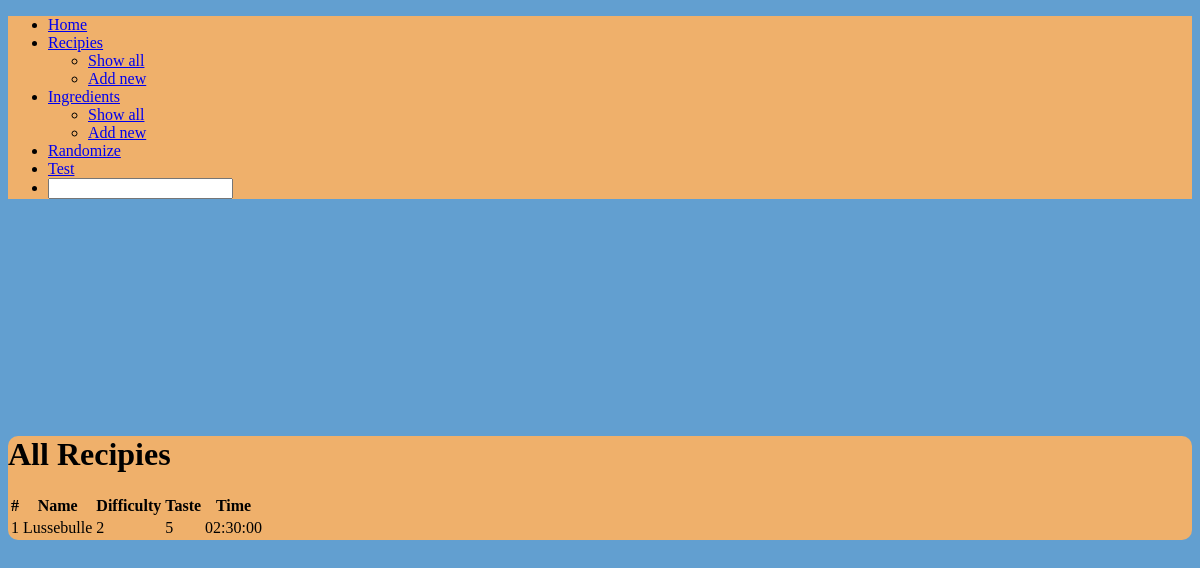
The app's page /recipies/list with its own data.
### tables this page shows
CREATE TABLE "recipe" (
	"id"	INTEGER UNIQUE,
	"name"	VARCHAR(255),
	"steps"	TEXT NOT NULL,
	"difficulty"	INTEGER NOT NULL,
	"taste"	INTEGER NOT NULL,
	"time"	TEXT NOT NULL,
	PRIMARY KEY("id" AUTOINCREMENT)
);

### app.py (the view)
@app.route('/recipies/list')
def list_recipies():
    return render_template(
        "list_recipies.html",
        recipies=db.select(
            "recipe",
            columns=("id", "name", "difficulty", "taste", "time")
        )
    )

### templates/list_recipies.html (shortened to what this page needs)
{% extends "base_layout.html" %}
{% block main %}
<div class="grid">
    <div class="row">
        <div class="cell">
            <h1 class="text-center">All Recipies</h1>
        </div>
    </div>
    <div class="row">
        <div class="cell">
            <table class="table" data-role="table">
                <thead>
                    <tr>
                        <th>#</th>
                        <th>Name</th>
                        <th>Difficulty</th>
                        <th>Taste</th>
                        <th>Time</th>
                    </tr>
                </thead>
                <tbody>
                    {% for recipe in recipies %}
                    <tr>
                        <td>{{ recipe[0] }}</td>
                        <td>{{ recipe[1] }}</td>
                        <td>{{ recipe[2] }}</td>
                        <td>{{ recipe[3] }}</td>
                        <td>{{ recipe[4] }}</td>
                    </tr>
                    {% endfor %}
                </tbody>
            </table>
        </div>
    </div>
</div>
{% endblock %}

### static/css/styles.css (style rules this page uses)
.carolina-blue { background-color: #629FD0 }

### records on screen
recipe: id "1", name "Lussebulle", difficulty "2", taste "5", time "02:30:00"
